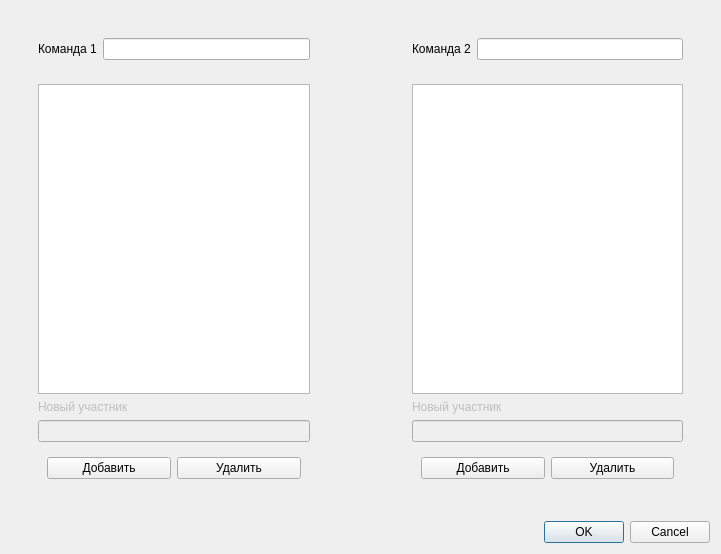
<?xml version="1.0" encoding="UTF-8"?>
<ui version="4.0">
 <class>Dialog</class>
 <widget class="QDialog" name="Dialog">
  <property name="geometry">
   <rect>
    <x>0</x>
    <y>0</y>
    <width>721</width>
    <height>554</height>
   </rect>
  </property>
  <property name="sizePolicy">
   <sizepolicy hsizetype="Fixed" vsizetype="Fixed">
    <horstretch>0</horstretch>
    <verstretch>0</verstretch>
   </sizepolicy>
  </property>
  <property name="windowTitle">
   <string>Регистрация участников</string>
  </property>
  <property name="sizeGripEnabled">
   <bool>false</bool>
  </property>
  <property name="modal">
   <bool>true</bool>
  </property>
  <layout class="QVBoxLayout" name="verticalLayout">
   <item>
    <widget class="QWidget" name="widget" native="true">
     <layout class="QHBoxLayout" name="horizontalLayout">
      <item>
       <widget class="QWidget" name="team_1_widget" native="true">
        <layout class="QVBoxLayout" name="verticalLayout_2">
         <item>
          <widget class="QWidget" name="team_1_name_widget" native="true">
           <layout class="QHBoxLayout" name="horizontalLayout_2">
            <item>
             <widget class="QLabel" name="team_1_name_label">
              <property name="text">
               <string>Команда 1</string>
              </property>
             </widget>
            </item>
            <item>
             <widget class="QLineEdit" name="team_1_name_lineEdit"/>
            </item>
           </layout>
          </widget>
         </item>
         <item>
          <widget class="QWidget" name="team_1_table_widget" native="true">
           <layout class="QVBoxLayout" name="verticalLayout_5">
            <item>
             <widget class="QTableWidget" name="team_1_tableWidget"/>
            </item>
            <item>
             <widget class="QLabel" name="team_1_new_member_label">
              <property name="enabled">
               <bool>false</bool>
              </property>
              <property name="text">
               <string>Новый участник</string>
              </property>
             </widget>
            </item>
            <item>
             <widget class="QLineEdit" name="team_1_new_member_lineEdit">
              <property name="enabled">
               <bool>false</bool>
              </property>
             </widget>
            </item>
            <item>
             <widget class="QWidget" name="team_1_button_widget" native="true">
              <layout class="QHBoxLayout" name="horizontalLayout_3">
               <item>
                <widget class="QPushButton" name="team_1_add_member_pushButton">
                 <property name="text">
                  <string>Добавить</string>
                 </property>
                </widget>
               </item>
               <item>
                <widget class="QPushButton" name="team_1_del_member_pushButton">
                 <property name="text">
                  <string>Удалить</string>
                 </property>
                </widget>
               </item>
              </layout>
             </widget>
            </item>
           </layout>
          </widget>
         </item>
        </layout>
       </widget>
      </item>
      <item>
       <spacer name="horizontalSpacer">
        <property name="orientation">
         <enum>Qt::Horizontal</enum>
        </property>
        <property name="sizeType">
         <enum>QSizePolicy::Maximum</enum>
        </property>
        <property name="sizeHint" stdset="0">
         <size>
          <width>60</width>
          <height>20</height>
         </size>
        </property>
       </spacer>
      </item>
      <item>
       <widget class="QWidget" name="team_2_widget" native="true">
        <layout class="QVBoxLayout" name="verticalLayout_4">
         <item>
          <widget class="QWidget" name="team_2_name_widget" native="true">
           <layout class="QHBoxLayout" name="horizontalLayout_4">
            <item>
             <widget class="QLabel" name="team_2_name_label">
              <property name="text">
               <string>Команда 2</string>
              </property>
             </widget>
            </item>
            <item>
             <widget class="QLineEdit" name="team_2_name_lineEdit"/>
            </item>
           </layout>
          </widget>
         </item>
         <item>
          <widget class="QWidget" name="team_2_table_widget" native="true">
           <layout class="QVBoxLayout" name="verticalLayout_6">
            <item>
             <widget class="QTableWidget" name="team_2_tableWidget"/>
            </item>
            <item>
             <widget class="QLabel" name="team_2_new_member_label">
              <property name="enabled">
               <bool>false</bool>
              </property>
              <property name="text">
               <string>Новый участник</string>
              </property>
             </widget>
            </item>
            <item>
             <widget class="QLineEdit" name="team_2_new_member_lineEdit">
              <property name="enabled">
               <bool>false</bool>
              </property>
             </widget>
            </item>
            <item>
             <widget class="QWidget" name="team_2_button_widget" native="true">
              <layout class="QHBoxLayout" name="horizontalLayout_5">
               <item>
                <widget class="QPushButton" name="team_2_add_member_pushButton">
                 <property name="text">
                  <string>Добавить</string>
                 </property>
                </widget>
               </item>
               <item>
                <widget class="QPushButton" name="team_2_del_member_pushButton">
                 <property name="text">
                  <string>Удалить</string>
                 </property>
                </widget>
               </item>
              </layout>
             </widget>
            </item>
           </layout>
          </widget>
         </item>
        </layout>
       </widget>
      </item>
     </layout>
    </widget>
   </item>
   <item>
    <widget class="QDialogButtonBox" name="buttonBox">
     <property name="orientation">
      <enum>Qt::Horizontal</enum>
     </property>
     <property name="standardButtons">
      <set>QDialogButtonBox::Cancel|QDialogButtonBox::Ok</set>
     </property>
     <property name="centerButtons">
      <bool>false</bool>
     </property>
    </widget>
   </item>
  </layout>
  <action name="action_Accepted">
   <property name="text">
    <string>ОК</string>
   </property>
   <property name="toolTip">
    <string>ОК</string>
   </property>
  </action>
  <action name="action_Rejected">
   <property name="text">
    <string>Отмена</string>
   </property>
   <property name="toolTip">
    <string>Отмена</string>
   </property>
  </action>
  <action name="action_team_1_add_member">
   <property name="text">
    <string>Добавить участника в команду 1</string>
   </property>
   <property name="toolTip">
    <string>Добавить участника в команду 1</string>
   </property>
  </action>
  <action name="action_team_2_add_member">
   <property name="text">
    <string>Добавить участника в команду 2</string>
   </property>
   <property name="toolTip">
    <string>Добавить участника в команду 2</string>
   </property>
  </action>
  <action name="action_team_1_del_member">
   <property name="text">
    <string>Удалить участника из команды 1</string>
   </property>
   <property name="toolTip">
    <string>Удалить участника из команды 1</string>
   </property>
  </action>
  <action name="action_team_2_del_member">
   <property name="text">
    <string>Удалить участника из команды 2</string>
   </property>
   <property name="toolTip">
    <string>Удалить участника из команды 2</string>
   </property>
  </action>
 </widget>
 <resources/>
 <connections>
  <connection>
   <sender>buttonBox</sender>
   <signal>accepted()</signal>
   <receiver>Dialog</receiver>
   <slot>accept()</slot>
   <hints>
    <hint type="sourcelabel">
     <x>248</x>
     <y>254</y>
    </hint>
    <hint type="destinationlabel">
     <x>360</x>
     <y>276</y>
    </hint>
   </hints>
  </connection>
  <connection>
   <sender>buttonBox</sender>
   <signal>rejected()</signal>
   <receiver>Dialog</receiver>
   <slot>reject()</slot>
   <hints>
    <hint type="sourcelabel">
     <x>316</x>
     <y>260</y>
    </hint>
    <hint type="destinationlabel">
     <x>360</x>
     <y>276</y>
    </hint>
   </hints>
  </connection>
  <connection>
   <sender>team_1_add_member_pushButton</sender>
   <signal>clicked()</signal>
   <receiver>action_team_1_add_member</receiver>
   <slot>trigger()</slot>
   <hints>
    <hint type="sourcelabel">
     <x>106</x>
     <y>465</y>
    </hint>
    <hint type="destinationlabel">
     <x>-1</x>
     <y>-1</y>
    </hint>
   </hints>
  </connection>
  <connection>
   <sender>team_2_add_member_pushButton</sender>
   <signal>clicked()</signal>
   <receiver>action_team_2_add_member</receiver>
   <slot>trigger()</slot>
   <hints>
    <hint type="sourcelabel">
     <x>485</x>
     <y>465</y>
    </hint>
    <hint type="destinationlabel">
     <x>-1</x>
     <y>-1</y>
    </hint>
   </hints>
  </connection>
  <connection>
   <sender>team_1_del_member_pushButton</sender>
   <signal>clicked()</signal>
   <receiver>action_team_1_del_member</receiver>
   <slot>trigger()</slot>
   <hints>
    <hint type="sourcelabel">
     <x>236</x>
     <y>465</y>
    </hint>
    <hint type="destinationlabel">
     <x>-1</x>
     <y>-1</y>
    </hint>
   </hints>
  </connection>
  <connection>
   <sender>team_2_del_member_pushButton</sender>
   <signal>clicked()</signal>
   <receiver>action_team_2_del_member</receiver>
   <slot>trigger()</slot>
   <hints>
    <hint type="sourcelabel">
     <x>614</x>
     <y>465</y>
    </hint>
    <hint type="destinationlabel">
     <x>-1</x>
     <y>-1</y>
    </hint>
   </hints>
  </connection>
 </connections>
</ui>
